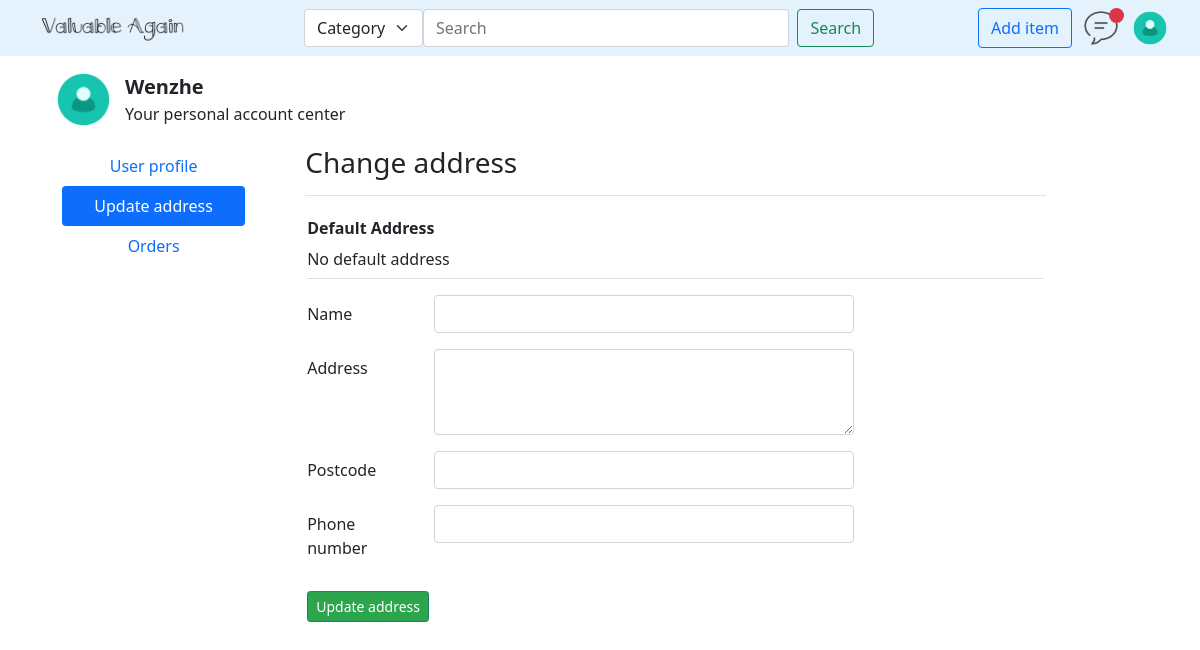
The page /user/address (signed in) on the database as committed earlier.
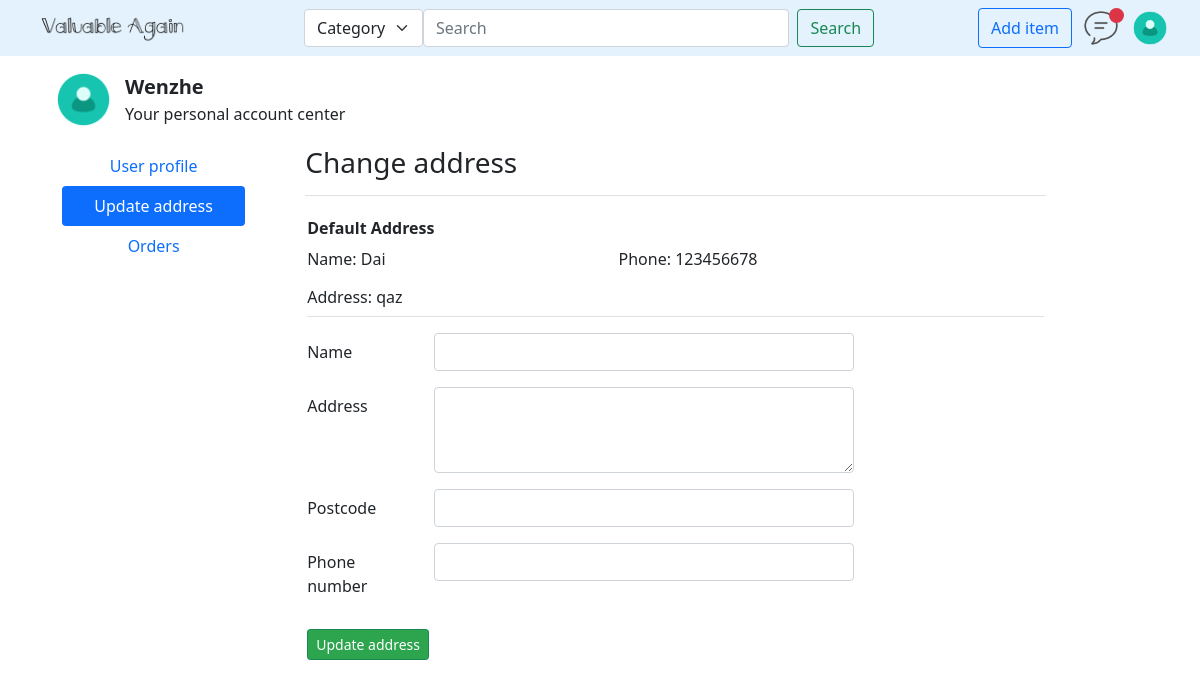
The same page on the database as committed later.
### apps/user/models.py (models this page shows)
class Address(BaseModel):
    user = models.ForeignKey('User', verbose_name='Account', on_delete=models.CASCADE)
    name = models.CharField(max_length=128, verbose_name='name')
    Address = models.CharField(max_length=256, verbose_name='Address')
    postcode = models.CharField(max_length=6, null=False, verbose_name='Postcode', default='abc')
    phone = models.CharField(max_length=10, verbose_name='Phone')
    is_default = models.BooleanField(default=False, verbose_name='Default')
    class Meta:
        db_table = 'df_address'
        verbose_name = 'Address'
        verbose_name_plural = verbose_name

### apps/user/views.py (the view, shortened to what this page needs)
# urls.py: path('address', AddressView.as_view(), name='centerAddress'),
class AddressView(LoginRequiredMixin, View):
    def get(self, request):
        user = request.user
        try:
            de_address = Address.objects.get(user=user, is_default=True)
        except Address.DoesNotExist:
            de_address = None
        return render(request, 'user/changeAddress.html', {'de_address':de_address})

### templates/user/changeAddress.html (shortened to what this page needs)
{% extends 'goods/base.html' %}
{% load staticfiles %}
{% block head_block %}
    <link href="{% static 'css/user_center.css' %}" rel="stylesheet">
{% endblock %}
{% block body_block %}
    <div class="main-content container-sm">
        <div class="top-box">
            <img src="{% static 'images/default-avatar.png' %}" class="rounded-circle" width="63" height="63">
            <div class="top-user-text">
                <div class="fw-bold fs-5">{{ user.username }}</div>
                <div class="fs-6">Your personal account center</div>
            </div>
        </div>
        <div class="left-box">
            <ul class="nav nav-pills nav-fill flex-column" id="myTab" role="tablist">
                <li class="nav-item" role="presentation">
                    <button onclick="window.location.href='{% url 'user:centerProfile' %}'" class="nav-link" type="button">User profile</button>
                </li>
                <li class="nav-item" role="presentation">
                    <button onclick="window.location.href='{% url 'user:centerAddress' %}'" class="nav-link active" type="button">Update address</button>
                </li>
                <li class="nav-item" role="presentation">
                    <button onclick="window.location.href='{% url 'user:centerOrders' %}'" class="nav-link" type="button">Orders</button>
                </li>
            </ul>
        </div>
        <div class="main-box tab-content">
            <div class="tab-pane fade show active" id="address-tab" role="tabpanel" aria-labelledby="address-tab">
                <div class="tab-content-header fs-3 border-bottom fw-light">Change address</div>
                <form class="tab-content-body" novalidate method="post">
                    <dt>Default Address</dt>
                    {% if de_address %}
                        <div>
                            <label class="col-sm-5 col-form-label">Name: {{ de_address.name }}</label>
                            <label class="col-sm-5 col-form-label">Phone: {{ de_address.phone }}</label>
                        </div>
                        <div class="mb-3 border-bottom">
                            <label class="col-sm-12 col-form-label">Address: {{ de_address.Address }}</label>
                        </div>
                    {% else %}
                        <div class="mb-3 border-bottom">
                            <label class="col-sm-12 col-form-label">No default address</label>
                        </div>
                    {% endif %}
                    <div class="mb-3 row">
                        <label class="col-sm-2 col-form-label">Name</label>
                        <div class="col-sm-7">
                            <input type="text" class="form-control" id="name" name="name" value="">
                        </div>
                    </div>
                    <div class="mb-3 row">
                        <label class="col-sm-2 col-form-label">Address</label>
                        <div class="col-sm-7">
                            <textarea class="form-control" id="address" name="address" rows="3"></textarea>
                        </div>
                    </div>
                    <div class="mb-3 row">
                        <label class="col-sm-2 col-form-label">Postcode</label>
                        <div class="col-sm-7">
                            <input type="text" class="form-control" id="postcode" name="postcode" value="">
                        </div>
                    </div>
                    <div class="mb-3 row">
                        <label class="col-sm-2 col-form-label">Phone number</label>
                        <div class="col-sm-7">
                            <input type="text" class="form-control" id="phone" name="phone" value="">
                        </div>
                    </div>
                    <div class="mt-4 col-4">
                        <button type="submit" class="btn btn-sm btn-success">Update address</button>
                    </div>
                </form>
            </div>
        </div>
    </div>
{% endblock %}

Rows that differ between the two databases and show on the page:
added Address: name "Dai", phone "123456678", Address "qaz"
Other text that changed with them:
text no longer shown: "No default address"
text now shown: "Name: Phone: Address:"
